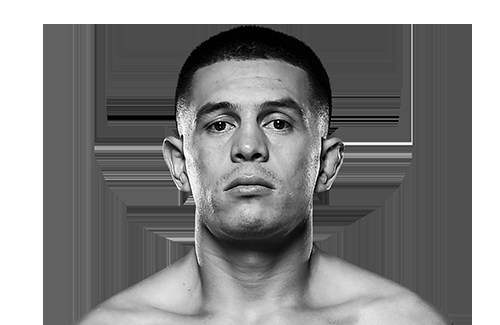
#> input picture Pictures/Adrian Diaz.png, 500 x 325 px; its folder holds only this picture in this run
$ python BlackFill.py
#> lines starting #> are read from the running program, lines starting #| are printed output that depends on the picture
from PIL import Image
import os
import cv2

def black_background_thumbnail(path_to_image):
#> called with path_to_image = 'Pictures/Adrian Diaz.png'
    img = cv2.imread(path_to_image)
#> img is the input picture: shape (325, 500, 3); min 0, max 255, mean 134.7
    source_image = Image.open(path_to_image).convert("RGBA")
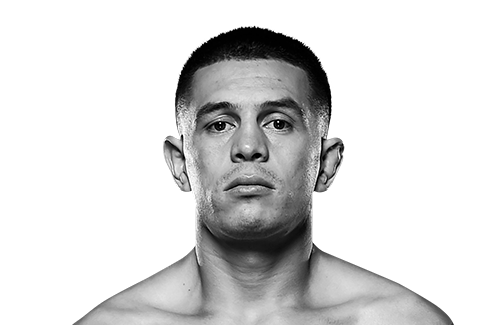
#> source_image: PIL image 500x325 RGBA; mean R, G, B, A 134.7, 134.7, 134.7, 79.7; transparent parts drawn white
    thumbnail_size = (520, 325)
    background = Image.new('RGBA', thumbnail_size, "black")

    source_image.thumbnail(thumbnail_size)
    (w, h) = source_image.size
#> w = 500; h = 325
    background.paste(source_image, ((thumbnail_size[0] - w) / 2, (thumbnail_size[1] - h) / 2 ))
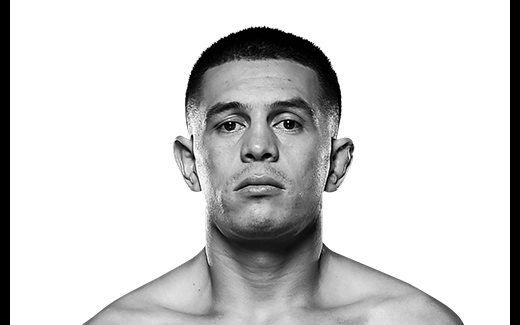
#> background: PIL image 520x325 RGBA; mean R, G, B, A 129.5, 129.5, 129.5, 86.5; transparent parts drawn white
    return background

# Video capture via webcam
images = os.listdir('Pictures')
images.sort()
for image in images:
    img = black_background_thumbnail('Pictures/' + image)
    img.save('Upper/' + image)

$ run again, on Pictures/Alex Garcia.png
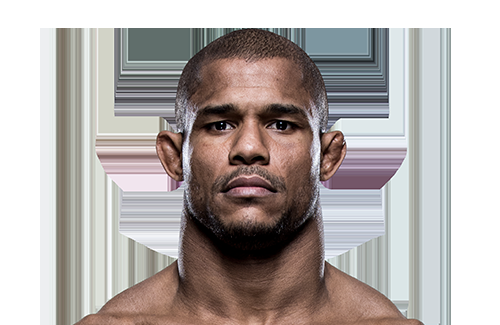
#> input picture Pictures/Alex Garcia.png, 500 x 325 px
#> in black_background_thumbnail, img is the input picture: shape (325, 500, 3); mean B, G, R 169.4, 172, 179
#> in black_background_thumbnail, `source_image = Image.open(path_to_image).convert("RGBA")`:
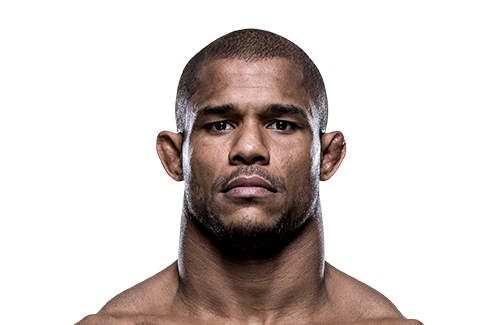
#> source_image: PIL image 500x325 RGBA; mean R, G, B, A 179, 172, 169.4, 77.4; transparent parts drawn white
#> in black_background_thumbnail, `background.paste(source_image, ((thumbnail_size[0] - w) / 2, (thumbnai..`:
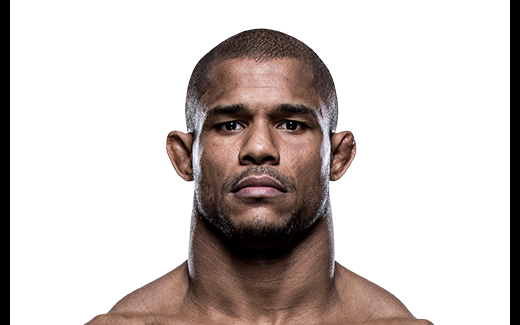
#> background: PIL image 520x325 RGBA; mean R, G, B, A 172.1, 165.4, 162.9, 84.3; transparent parts drawn white

$ run again, on Pictures/Alex White.png
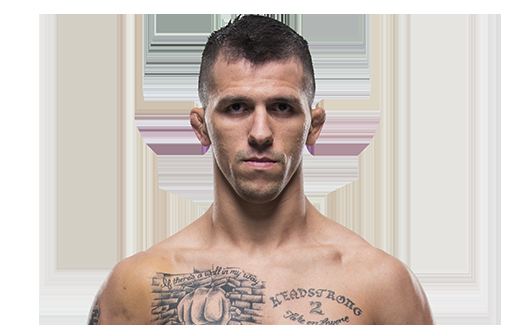
#> input picture Pictures/Alex White.png, 520 x 325 px
#> in black_background_thumbnail, img is the input picture: shape (325, 520, 3); mean B, G, R 188.3, 195.1, 206
#> in black_background_thumbnail, `source_image = Image.open(path_to_image).convert("RGBA")`:
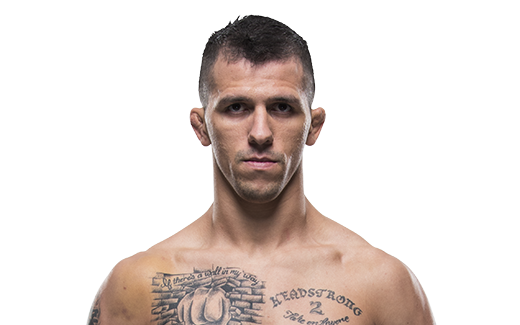
#> source_image: PIL image 520x325 RGBA; mean R, G, B, A 206, 195.1, 188.3, 75.8; transparent parts drawn white

$ run again, on Pictures/Alexander Yakovlev.png
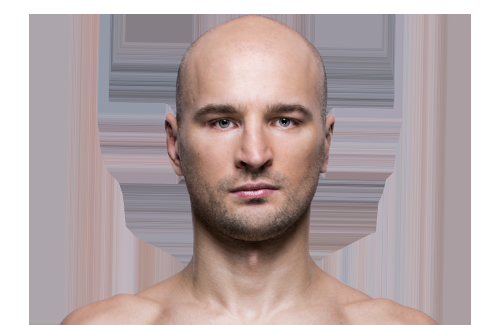
#> input picture Pictures/Alexander Yakovlev.png, 500 x 325 px
#> in black_background_thumbnail, img is the input picture: shape (325, 500, 3); mean B, G, R 166.5, 166.4, 182
#> in black_background_thumbnail, `source_image = Image.open(path_to_image).convert("RGBA")`:
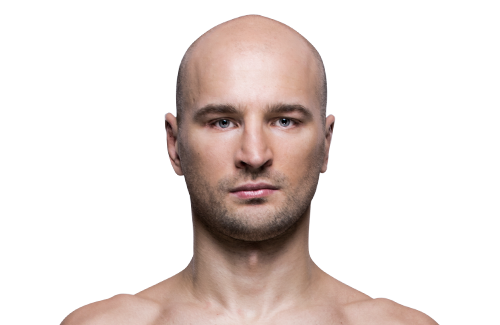
#> source_image: PIL image 500x325 RGBA; mean R, G, B, A 182, 166.4, 166.5, 76; transparent parts drawn white
#> in black_background_thumbnail, `background.paste(source_image, ((thumbnail_size[0] - w) / 2, (thumbnai..`:
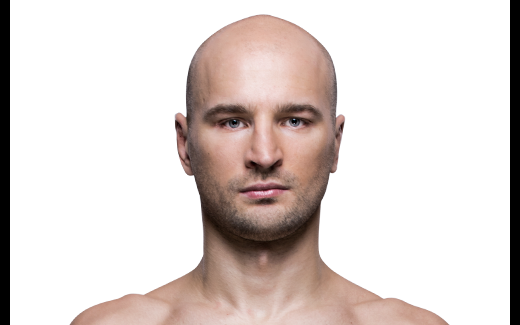
#> background: PIL image 520x325 RGBA; mean R, G, B, A 175, 160, 160.1, 82.9; transparent parts drawn white
